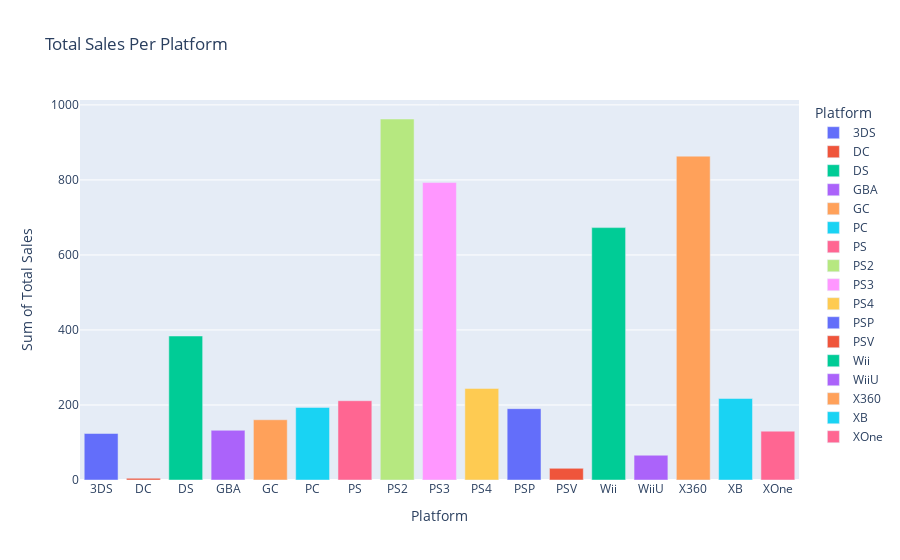

The notebook cell saved with this chart:
### Markdown cell above
Code Meaning:
1) Use px.bar() in order to create a bar chart titled: 'Total Sales Per Platform'.
2) Use the fig_2_sum_df dataframe as the data.
3) Use the platform column of the fig_2_sum df dataframe as the x axis and the total_sales_sum column as the y axis.
4) Use the platform column as the color parameter in order to make it easier to differentiate the data in each platform on the chart.
5) Use fig_2.show() in order to display the chart.

### Code cell
#create dataframe just for the  bar chart,  no other values
fig_2 = px.bar(fig_2_sum_df, x='platform', y='total_sales_sum', labels={"total_sales_sum": "Sum of Total Sales", "platform": "Platform"}, color='platform', title='Total Sales Per Platform')

fig_2.show()

### Figure 1 — Plotly figure (JSON) as saved in the notebook; plotly's stock layout.template omitted (floating-point values rounded to 4 significant figures)
{"data": [{"alignmentgroup": "True", "hovertemplate": "Platform=%{x}<br>Sum of Total Sales=%{y}<extra></extra>", "legendgroup": "3DS", "marker": {"color": "#636efa", "pattern": {"shape": ""}}, "name": "3DS", "offsetgroup": "3DS", "orientation": "v", "showlegend": true, "textposition": "auto", "type": "bar", "x": ["3DS"], "xaxis": "x", "y": [124.0], "yaxis": "y"}, {"alignmentgroup": "True", "hovertemplate": "Platform=%{x}<br>Sum of Total Sales=%{y}<extra></extra>", "legendgroup": "DC", "marker": {"color": "#EF553B", "pattern": {"shape": ""}}, "name": "DC", "offsetgroup": "DC", "orientation": "v", "showlegend": true, "textposition": "auto", "type": "bar", "x": ["DC"], "xaxis": "x", "y": [4.55], "yaxis": "y"}, {"alignmentgroup": "True", "hovertemplate": "Platform=%{x}<br>Sum of Total Sales=%{y}<extra></extra>", "legendgroup": "DS", "marker": {"color": "#00cc96", "pattern": {"shape": ""}}, "name": "DS", "offsetgroup": "DS", "orientation": "v", "showlegend": true, "textposition": "auto", "type": "bar", "x": ["DS"], "xaxis": "x", "y": [383.9], "yaxis": "y"}, {"alignmentgroup": "True", "hovertemplate": "Platform=%{x}<br>Sum of Total Sales=%{y}<extra></extra>", "legendgroup": "GBA", "marker": {"color": "#ab63fa", "pattern": {"shape": ""}}, "name": "GBA", "offsetgroup": "GBA", "orientation": "v", "showlegend": true, "textposition": "auto", "type": "bar", "x": ["GBA"], "xaxis": "x", "y": [132.5], "yaxis": "y"}, {"alignmentgroup": "True", "hovertemplate": "Platform=%{x}<br>Sum of Total Sales=%{y}<extra></extra>", "legendgroup": "GC", "marker": {"color": "#FFA15A", "pattern": {"shape": ""}}, "name": "GC", "offsetgroup": "GC", "orientation": "v", "showlegend": true, "textposition": "auto", "type": "bar", "x": ["GC"], "xaxis": "x", "y": [160.6], "yaxis": "y"}, {"alignmentgroup": "True", "hovertemplate": "Platform=%{x}<br>Sum of Total Sales=%{y}<extra></extra>", "legendgroup": "PC", "marker": {"color": "#19d3f3", "pattern": {"shape": ""}}, "name": "PC", "offsetgroup": "PC", "orientation": "v", "showlegend": true, "textposition": "auto", "type": "bar", "x": ["PC"], "xaxis": "x", "y": [193.6], "yaxis": "y"}, {"alignmentgroup": "True", "hovertemplate": "Platform=%{x}<br>Sum of Total Sales=%{y}<extra></extra>", "legendgroup": "PS", "marker": {"color": "#FF6692", "pattern": {"shape": ""}}, "name": "PS", "offsetgroup": "PS", "orientation": "v", "showlegend": true, "textposition": "auto", "type": "bar", "x": ["PS"], "xaxis": "x", "y": [211.4], "yaxis": "y"}, {"alignmentgroup": "True", "hovertemplate": "Platform=%{x}<br>Sum of Total Sales=%{y}<extra></extra>", "legendgroup": "PS2", "marker": {"color": "#B6E880", "pattern": {"shape": ""}}, "name": "PS2", "offsetgroup": "PS2", "orientation": "v", "showlegend": true, "textposition": "auto", "type": "bar", "x": ["PS2"], "xaxis": "x", "y": [962.4], "yaxis": "y"}, {"alignmentgroup": "True", "hovertemplate": "Platform=%{x}<br>Sum of Total Sales=%{y}<extra></extra>", "legendgroup": "PS3", "marker": {"color": "#FF97FF", "pattern": {"shape": ""}}, "name": "PS3", "offsetgroup": "PS3", "orientation": "v", "showlegend": true, "textposition": "auto", "type": "bar", "x": ["PS3"], "xaxis": "x", "y": [793.0], "yaxis": "y"}, {"alignmentgroup": "True", "hovertemplate": "Platform=%{x}<br>Sum of Total Sales=%{y}<extra></extra>", "legendgroup": "PS4", "marker": {"color": "#FECB52", "pattern": {"shape": ""}}, "name": "PS4", "offsetgroup": "PS4", "orientation": "v", "showlegend": true, "textposition": "auto", "type": "bar", "x": ["PS4"], "xaxis": "x", "y": [244.3], "yaxis": "y"}, {"alignmentgroup": "True", "hovertemplate": "Platform=%{x}<br>Sum of Total Sales=%{y}<extra></extra>", "legendgroup": "PSP", "marker": {"color": "#636efa", "pattern": {"shape": ""}}, "name": "PSP", "offsetgroup": "PSP", "orientation": "v", "showlegend": true, "textposition": "auto", "type": "bar", "x": ["PSP"], "xaxis": "x", "y": [190.2], "yaxis": "y"}, {"alignmentgroup": "True", "hovertemplate": "Platform=%{x}<br>Sum of Total Sales=%{y}<extra></extra>", "legendgroup": "PSV", "marker": {"color": "#EF553B", "pattern": {"shape": ""}}, "name": "PSV", "offsetgroup": "PSV", "orientation": "v", "showlegend": true, "textposition": "auto", "type": "bar", "x": ["PSV"], "xaxis": "x", "y": [31.09], "yaxis": "y"}, {"alignmentgroup": "True", "hovertemplate": "Platform=%{x}<br>Sum of Total Sales=%{y}<extra></extra>", "legendgroup": "Wii", "marker": {"color": "#00cc96", "pattern": {"shape": ""}}, "name": "Wii", "offsetgroup": "Wii", "orientation": "v", "showlegend": true, "textposition": "auto", "type": "bar", "x": ["Wii"], "xaxis": "x", "y": [672.8], "yaxis": "y"}, {"alignmentgroup": "True", "hovertemplate": "Platform=%{x}<br>Sum of Total Sales=%{y}<extra></extra>", "legendgroup": "WiiU", "marker": {"color": "#ab63fa", "pattern": {"shape": ""}}, "name": "WiiU", "offsetgroup": "WiiU", "orientation": "v", "showlegend": true, "textposition": "auto", "type": "bar", "x": ["WiiU"], "xaxis": "x", "y": [66.08], "yaxis": "y"}, {"alignmentgroup": "True", "hovertemplate": "Platform=%{x}<br>Sum of Total Sales=%{y}<extra></extra>", "legendgroup": "X360", "marker": {"color": "#FFA15A", "pattern": {"shape": ""}}, "name": "X360", "offsetgroup": "X360", "orientation": "v", "showlegend": true, "textposition": "auto", "type": "bar", "x": ["X360"], "xaxis": "x", "y": [863.4], "yaxis": "y"}, {"alignmentgroup": "True", "hovertemplate": "Platform=%{x}<br>Sum of Total Sales=%{y}<extra></extra>", "legendgroup": "XB", "marker": {"color": "#19d3f3", "pattern": {"shape": ""}}, "name": "XB", "offsetgroup": "XB", "orientation": "v", "showlegend": true, "textposition": "auto", "type": "bar", "x": ["XB"], "xaxis": "x", "y": [217.2], "yaxis": "y"}, {"alignmentgroup": "True", "hovertemplate": "Platform=%{x}<br>Sum of Total Sales=%{y}<extra></extra>", "legendgroup": "XOne", "marker": {"color": "#FF6692", "pattern": {"shape": ""}}, "name": "XOne", "offsetgroup": "XOne", "orientation": "v", "showlegend": true, "textposition": "auto", "type": "bar", "x": ["XOne"], "xaxis": "x", "y": [130.2], "yaxis": "y"}], "layout": {"barmode": "relative", "legend": {"title": {"text": "Platform"}, "tracegroupgap": 0}, "title": {"text": "Total Sales Per Platform"}, "xaxis": {"anchor": "y", "categoryarray": ["3DS", "DC", "DS", "GBA", "GC", "PC", "PS", "PS2", "PS3", "PS4", "PSP", "PSV", "Wii", "WiiU", "X360", "XB", "XOne"], "categoryorder": "array", "domain": [0, 1], "title": {"text": "Platform"}}, "yaxis": {"anchor": "x", "domain": [0, 1], "title": {"text": "Sum of Total Sales"}}}}
